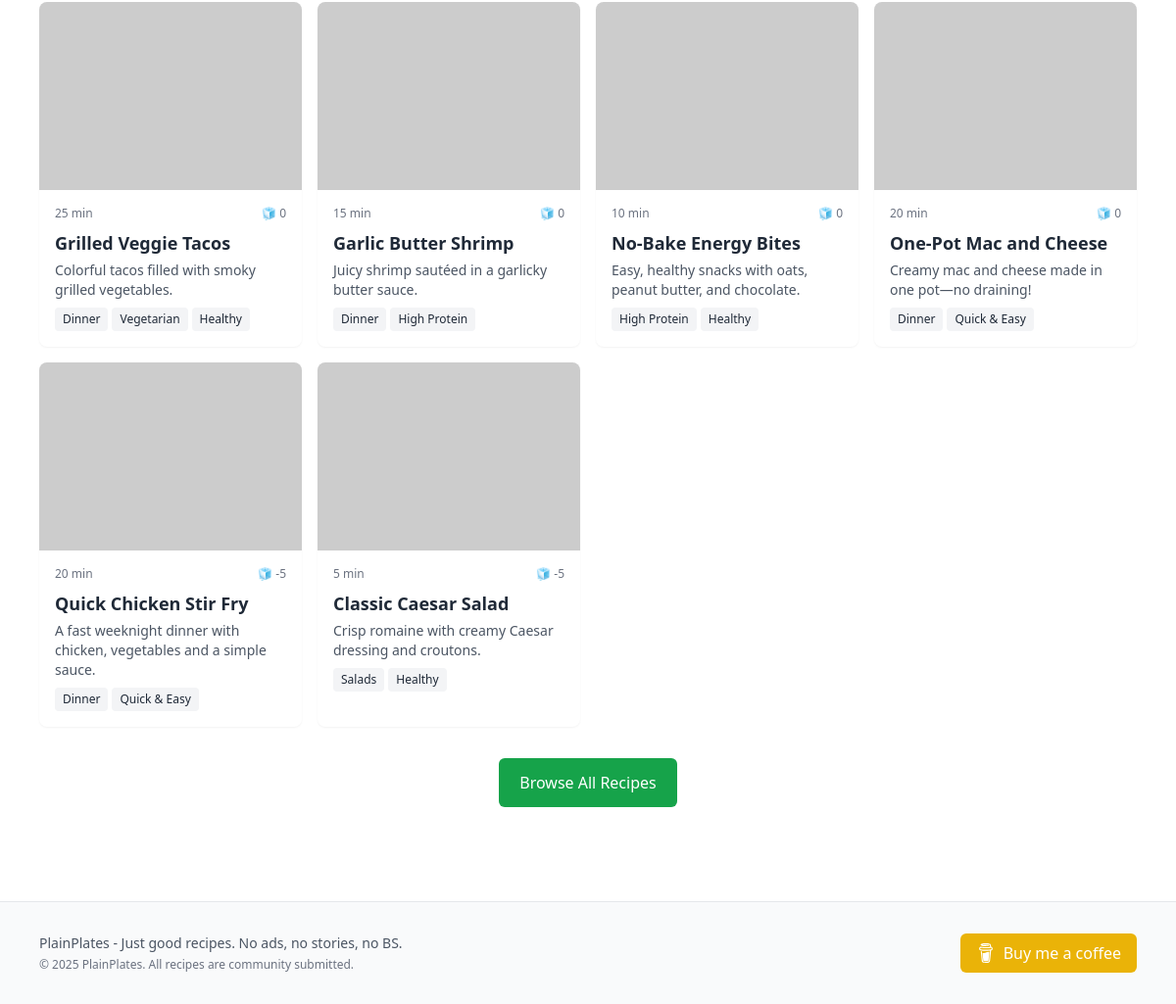
Page /recipes (lower part) on the earlier database version.
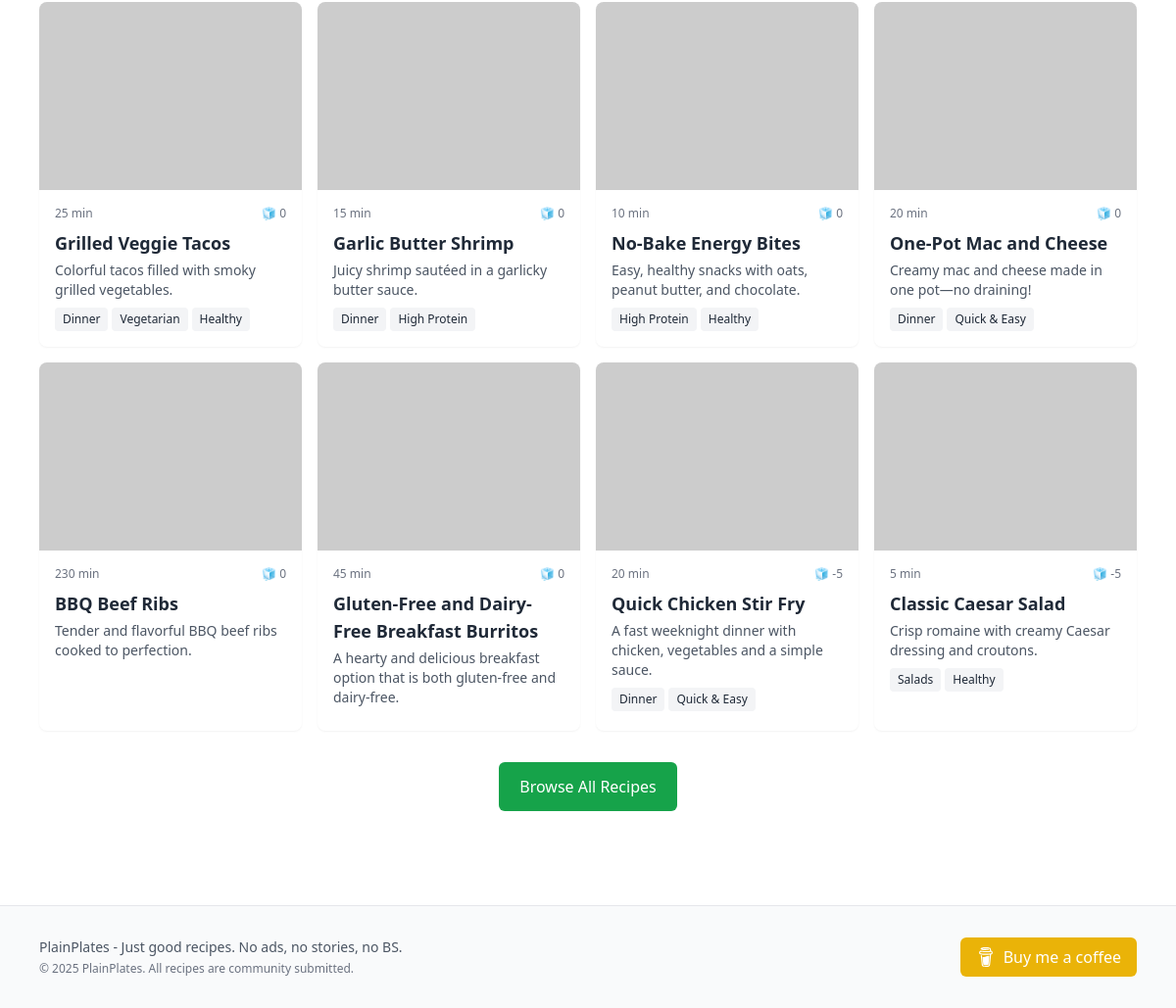
Same page on the later database version.
### tables this page shows
CREATE TABLE recipes (
    id INTEGER PRIMARY KEY AUTOINCREMENT,
    title TEXT NOT NULL,
    slug TEXT UNIQUE NOT NULL,
    description TEXT NOT NULL,
    ingredients TEXT NOT NULL,
    instructions TEXT NOT NULL,
    notes TEXT,
    prep_time INTEGER NOT NULL,
    cook_time INTEGER NOT NULL,
    servings INTEGER NOT NULL DEFAULT 4,
    created_at TIMESTAMP NOT NULL DEFAULT CURRENT_TIMESTAMP,
    updated_at TIMESTAMP NOT NULL DEFAULT CURRENT_TIMESTAMP,
    user_id INTEGER,
    FOREIGN KEY (user_id) REFERENCES users (id)
);

CREATE TABLE categories (
    id INTEGER PRIMARY KEY AUTOINCREMENT,
    name TEXT NOT NULL,
    slug TEXT UNIQUE NOT NULL,
    description TEXT
);

### main.py (the view)
@app.get("/recipes", response_class=HTMLResponse)
def recipes_page(request: Request, q: str | None = None, category: str | None = None):
    categories = get_categories()
    recipes = get_recipes(filter_q=q, category_slug=category)
    return templates.TemplateResponse("recipes.html", {
        "request": request,
        "categories": categories,
        "recipes": recipes,
        "q": q,
        "selected_category": category
    })

### templates/recipes.html (shortened to what this page needs)
{% extends "base.html" %}
{% block content %}
<section class="py-12">
    <div class="max-w-6xl mx-auto px-4">
        <div class="grid grid-cols-1 md:grid-cols-2 lg:grid-cols-4 gap-4">
            {% for recipe in recipes %}
                {% include "components/recipe_card.html" %}
            {% endfor %}
        </div>
        <div class="text-center mt-8">
            <a href="/recipes" class="inline-flex items-center justify-center px-5 py-3 border border-transparent text-base font-medium rounded-md text-white bg-primary-600 hover:bg-primary-700">
                Browse All Recipes
            </a>
        </div>
    </div>
</section>
{% endblock %}

### templates/components/recipe_card.html
<a href="/recipes/{{ recipe.slug }}" class="bg-white rounded-lg overflow-hidden shadow-sm hover:shadow-md transition-shadow">
    <div class="h-48 overflow-hidden">
        <img src="/static/images/recipes{{ recipe.slug }}.jpg" onerror="this.onerror=null;this.src='https://placehold.co/400x300?text=Image Coming Soon';" alt="{{ recipe.title }}" class="w-full h-full object-cover">
    </div>
    <div class="p-4">
        <div class="flex justify-between items-center mb-2">
            <span class="text-xs text-gray-500">{{ recipe.prep_time + recipe.cook_time }} min</span>
            <span class="flex items-center text-xs text-gray-500">
                {% if recipe.score > 0 %} 🔥 {% else %} 🧊 {% endif %}{{ recipe.score }}
            </span>
        </div>
        <h3 class="font-bold text-lg mb-1">{{ recipe.title }}</h3>
        <p class="text-gray-600 text-sm mb-2">{{ recipe.description }}</p>
        <div class="flex flex-wrap gap-1">
            {% for tag in recipe.tags %}
            <span class="bg-gray-100 text-gray-800 text-xs px-2 py-1 rounded">{{ tag }}</span>
            {% endfor %}
        </div>
    </div>
</a>

Differences in the rows shown:
added recipes: recipe.prep_time+recipe.cook_time "230", score "0", title "BBQ Beef Ribs", description "Tender and flavorful BBQ beef ribs cooked to perfection."
added recipes: recipe.prep_time+recipe.cook_time "45", score "0", title "Gluten-Free and Dairy-Free Breakfast Burritos", description "A hearty and delicious breakfast option that is both gluten-free and dairy-free."
